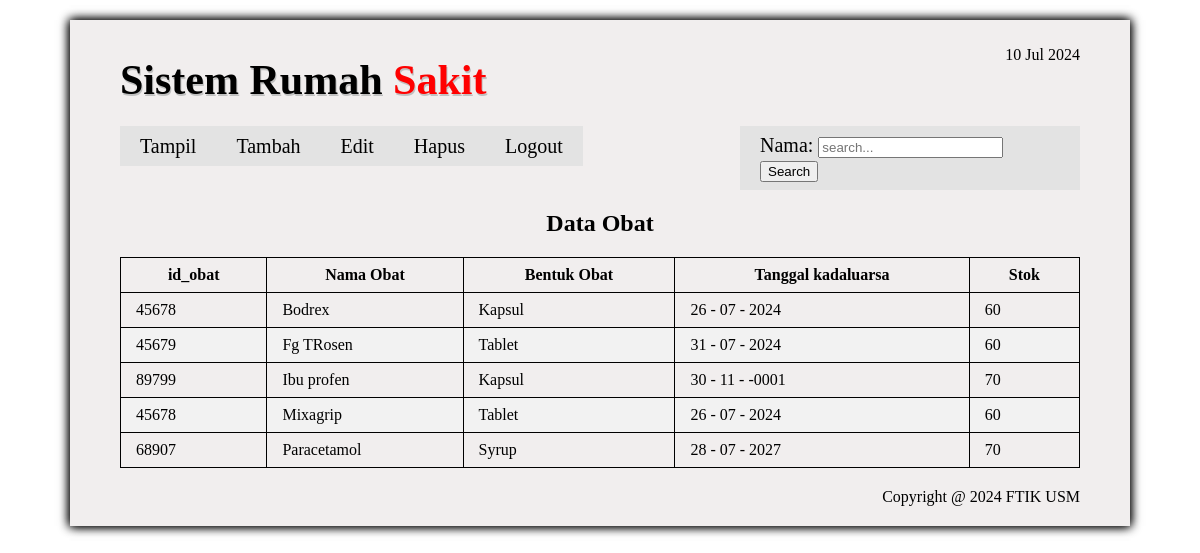
Page /tampil_obat.php (signed in) on the committed database.
### tables this page shows
CREATE TABLE `obat` (
  `id_obat` char(10) NOT NULL DEFAULT '',
  `nama_obat` varchar(40) DEFAULT NULL,
  `bentuk_obat` varchar(50) DEFAULT NULL,
  `tanggal_kadaluarsa` date DEFAULT NULL,
  `stok` int(10) DEFAULT NULL
);

### tampil_obat.php (the view, shortened to what this page needs)
<?php
     include("koneksi.php");
if (isset($_GET["submit"])) {
    $nama_obat = htmlentities(strip_tags(trim($_GET["nama_obat"])));
    $nama_obat = mysqli_real_escape_string($link, $nama_obat);
    $query ="SELECT * FROM obat WHERE nama_obat LIKE '%$nama%' ";
    $query .= "ORDER BY nama_obat ASC";
    $pesan = "Hasil pencarian untuk obat <b>\"$nama_obat\" </b>:";
}
else {
    $query = "SELECT * FROM obat ORDER BY nama_obat ASC";
}
?>
<!DOCTYPE html>
<html lang="id">
<head>
    <link href="style.css" rel="stylesheet" >
    <link rel="stylesheet" href="favion.png" type="image/png">
</head>
<body>
    <div class="container">
        <div id="header">
            <h1 id="logo"> Sistem Rumah <span> Sakit</span></h1>
            <p id="tanggal"> <?php echo date ("d M Y"); ?></p>
        </div>
        <nav>
            <ul>
                <li><a href="tampil obat.php">Tampil</a></li>
                <li><a href="tambah_obat.php">Tambah</a>
                <li><a href="edit_obat.php">Edit</a>
                <li><a href="hapus_obat.php">Hapus</a></li>
                <li><a href="logout.php">Logout</a>
            </ul>
        </nav>
        <form id="search" action="tampil obat.php" method="get">
            <p>
                <label for="nim">Nama: </label>
                <input type="text" name="nama" id="nama" placeholder="search..."> <input type="submit" name="submit" value="Search">
            </p>
        </form>
        <h2>Data Obat</h2>
        <table border="1">
            <tr>
                <th>id_obat</th>
                <th>Nama Obat</th>
                <th>Bentuk Obat</th>
                <th>Tanggal kadaluarsa</th>
                <th>Stok</th>
            </tr>
            <?php
            $result = mysqli_query($link, $query);
            while($data = mysqli_fetch_assoc($result)){
            $tanggal_kadaluarsa = strtotime($data["tanggal_kadaluarsa"]);
            $tanggal = date("d - m - Y", $tanggal_kadaluarsa);
            echo "<tr>";
            echo "<td>$data[id_obat]</td>";
            echo "<td>$data[nama_obat]</td>";
            echo "<td>$data[bentuk_obat]</td>";
            echo "<td>$tanggal</td>";
            echo "<td>$data[stok]</td>";
            echo "</tr>";
        }
        ?>
        </table>
        <div id="footer">
            Copyright @ <?php echo date("Y"); ?> FTIK USM
        </div>
    </div>
</body>
</html>

### style.css (style rules this page uses)
body { background-color: white; }
div.container { width: 960px; padding: 10px 50px 20px; background-color: rgb(241, 238, 238); margin: 20px auto; box-shadow: 1px 0px 10px, -1px 0px 10px; }
h1,h2,h3 { text-align: center; font-family: Cambria, "Times New Roman", serif; clear: both; }
#footer { text-align: right; margin-top: 20px; }
#header { height: 60px; }
#logo { font-size: 42px; float: left; text-shadow: 1px 2px #c0c0c0; margin-top: 10px; margin-bottom: 0px; }
#logo span { color: red; }
#tanggal { text-align: right; }
nav { width: 500px; float: left; clear: both; }
ul { padding: 0; margin: 20px 0; list-style: none; overflow: hidden; }
nav li a { float: left; background-color: #E3E3E3; color: black; text-decoration: none; font-size: 20px; height: 30px; line-height: 30px; padding: 5px 20px; }
table { border-collapse: collapse; border-spacing: 0; border: 1px black solid; width: 100%; }
th,td { padding: 8px 15px; border: 1px black solid; }
tr:nth-child(2n+3) { background-color: #F2F2F2; }
#search { font-size: 20px; width: 340px; float: right; margin: 20px 0px; background-color: #E3E3E3; }
#search p { margin: 0px; padding: 8px 20px; }

### rows in the picture
obat: id_obat "45678", nama_obat "Bodrex", bentuk_obat "Kapsul", tanggal_kadaluarsa "26 - 07 - 2024", stok "60"
obat: id_obat "45679", nama_obat "Fg TRosen", bentuk_obat "Tablet", tanggal_kadaluarsa "31 - 07 - 2024", stok "60"
obat: id_obat "89799", nama_obat "Ibu profen", bentuk_obat "Kapsul", tanggal_kadaluarsa "30 - 11 - -0001", stok "70"
obat: id_obat "45678", nama_obat "Mixagrip", bentuk_obat "Tablet", tanggal_kadaluarsa "26 - 07 - 2024", stok "60"
obat: id_obat "68907", nama_obat "Paracetamol", bentuk_obat "Syrup", tanggal_kadaluarsa "28 - 07 - 2027", stok "70"

### other values in the picture
date ("d M Y") "10 Jul 2024"
